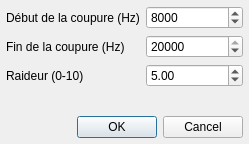
<?xml version="1.0" encoding="UTF-8"?>
<ui version="4.0">
 <class>DialogSifflements</class>
 <widget class="QDialog" name="DialogSifflements">
  <property name="windowModality">
   <enum>Qt::ApplicationModal</enum>
  </property>
  <property name="geometry">
   <rect>
    <x>0</x>
    <y>0</y>
    <width>249</width>
    <height>144</height>
   </rect>
  </property>
  <property name="windowTitle">
   <string>Diminuer sifflements</string>
  </property>
  <property name="windowIcon">
   <iconset resource="../ressources.qrc">
    <normaloff>:/icones/icon</normaloff>:/icones/icon</iconset>
  </property>
  <layout class="QGridLayout" name="gridLayout">
   <property name="leftMargin">
    <number>6</number>
   </property>
   <property name="topMargin">
    <number>6</number>
   </property>
   <property name="rightMargin">
    <number>6</number>
   </property>
   <property name="bottomMargin">
    <number>6</number>
   </property>
   <property name="spacing">
    <number>6</number>
   </property>
   <item row="2" column="1">
    <widget class="QDoubleSpinBox" name="doubleSpinRaideur">
     <property name="maximum">
      <double>10.000000000000000</double>
     </property>
     <property name="value">
      <double>5.000000000000000</double>
     </property>
    </widget>
   </item>
   <item row="0" column="1">
    <widget class="QSpinBox" name="spinFreq1">
     <property name="maximum">
      <number>20000</number>
     </property>
     <property name="value">
      <number>8000</number>
     </property>
    </widget>
   </item>
   <item row="4" column="0" colspan="2">
    <widget class="QDialogButtonBox" name="buttonBox">
     <property name="orientation">
      <enum>Qt::Horizontal</enum>
     </property>
     <property name="standardButtons">
      <set>QDialogButtonBox::Cancel|QDialogButtonBox::Ok</set>
     </property>
    </widget>
   </item>
   <item row="1" column="0">
    <widget class="QLabel" name="label">
     <property name="text">
      <string>Fin de la coupure (Hz)</string>
     </property>
    </widget>
   </item>
   <item row="2" column="0">
    <widget class="QLabel" name="label_3">
     <property name="text">
      <string>Raideur (0-10)</string>
     </property>
    </widget>
   </item>
   <item row="1" column="1">
    <widget class="QSpinBox" name="spinFreq2">
     <property name="maximum">
      <number>20000</number>
     </property>
     <property name="value">
      <number>20000</number>
     </property>
    </widget>
   </item>
   <item row="0" column="0">
    <widget class="QLabel" name="label_2">
     <property name="text">
      <string>Début de la coupure (Hz)</string>
     </property>
    </widget>
   </item>
   <item row="3" column="1">
    <spacer name="verticalSpacer">
     <property name="orientation">
      <enum>Qt::Vertical</enum>
     </property>
     <property name="sizeHint" stdset="0">
      <size>
       <width>20</width>
       <height>40</height>
      </size>
     </property>
    </spacer>
   </item>
  </layout>
 </widget>
 <tabstops>
  <tabstop>buttonBox</tabstop>
 </tabstops>
 <resources>
  <include location="../ressources.qrc"/>
 </resources>
 <connections>
  <connection>
   <sender>buttonBox</sender>
   <signal>accepted()</signal>
   <receiver>DialogSifflements</receiver>
   <slot>accept()</slot>
   <hints>
    <hint type="sourcelabel">
     <x>248</x>
     <y>254</y>
    </hint>
    <hint type="destinationlabel">
     <x>157</x>
     <y>274</y>
    </hint>
   </hints>
  </connection>
  <connection>
   <sender>buttonBox</sender>
   <signal>rejected()</signal>
   <receiver>DialogSifflements</receiver>
   <slot>reject()</slot>
   <hints>
    <hint type="sourcelabel">
     <x>316</x>
     <y>260</y>
    </hint>
    <hint type="destinationlabel">
     <x>286</x>
     <y>274</y>
    </hint>
   </hints>
  </connection>
 </connections>
</ui>
